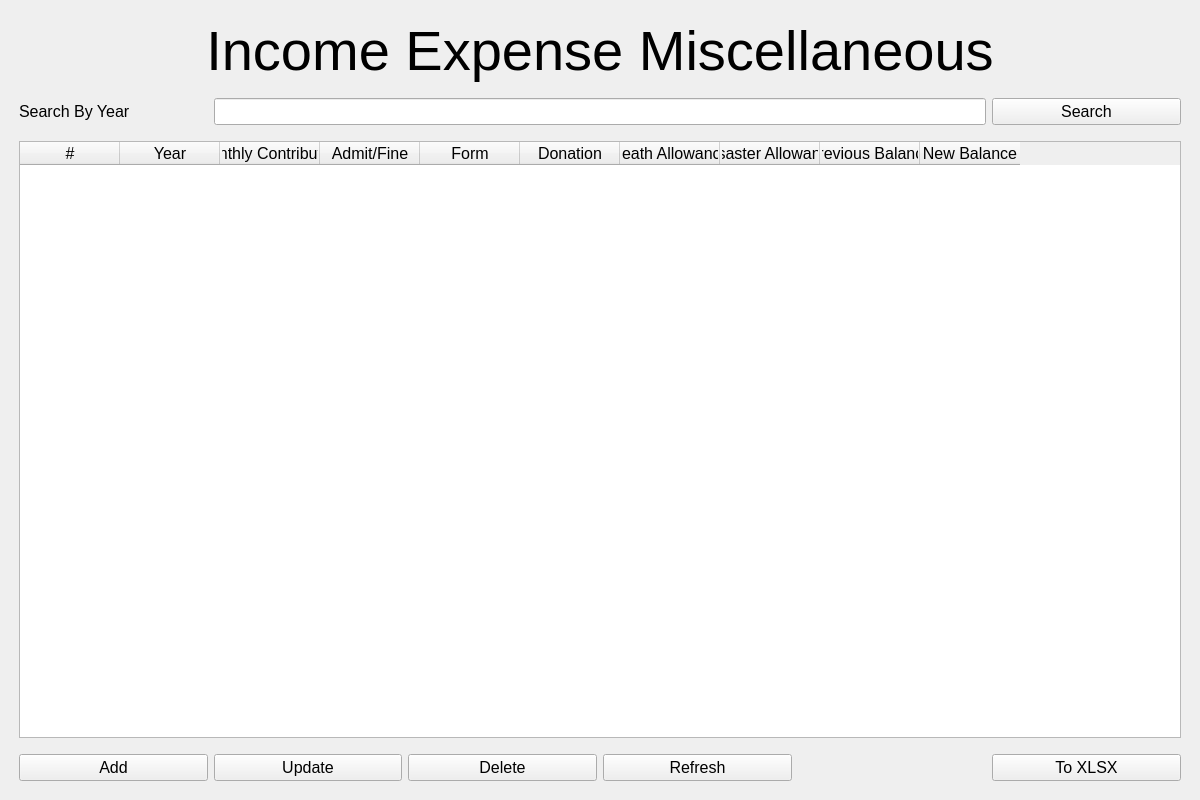
<?xml version="1.0" encoding="UTF-8"?>
<ui version="4.0">
 <class>MainWindow_income_expense</class>
 <widget class="QMainWindow" name="MainWindow_income_expense">
  <property name="geometry">
   <rect>
    <x>0</x>
    <y>0</y>
    <width>1200</width>
    <height>800</height>
   </rect>
  </property>
  <property name="windowTitle">
   <string>MainWindow</string>
  </property>
  <widget class="QWidget" name="centralwidget">
   <layout class="QGridLayout" name="gridLayout_2">
    <item row="0" column="0">
     <layout class="QGridLayout" name="gridLayout">
      <item row="0" column="1">
       <spacer name="verticalSpacer">
        <property name="orientation">
         <enum>Qt::Vertical</enum>
        </property>
        <property name="sizeType">
         <enum>QSizePolicy::Fixed</enum>
        </property>
        <property name="sizeHint" stdset="0">
         <size>
          <width>20</width>
          <height>10</height>
         </size>
        </property>
       </spacer>
      </item>
      <item row="6" column="2">
       <spacer name="verticalSpacer_4">
        <property name="orientation">
         <enum>Qt::Vertical</enum>
        </property>
        <property name="sizeType">
         <enum>QSizePolicy::Fixed</enum>
        </property>
        <property name="sizeHint" stdset="0">
         <size>
          <width>20</width>
          <height>10</height>
         </size>
        </property>
       </spacer>
      </item>
      <item row="1" column="1" colspan="6">
       <widget class="QLabel" name="label">
        <property name="font">
         <font>
          <pointsize>42</pointsize>
         </font>
        </property>
        <property name="text">
         <string>Income Expense Miscellaneous</string>
        </property>
        <property name="alignment">
         <set>Qt::AlignCenter</set>
        </property>
       </widget>
      </item>
      <item row="7" column="6">
       <widget class="QPushButton" name="pushButton_3">
        <property name="font">
         <font>
          <pointsize>12</pointsize>
         </font>
        </property>
        <property name="text">
         <string>To XLSX</string>
        </property>
       </widget>
      </item>
      <item row="3" column="2" colspan="4">
       <widget class="QLineEdit" name="lineEdit_search_by">
        <property name="font">
         <font>
          <pointsize>12</pointsize>
         </font>
        </property>
       </widget>
      </item>
      <item row="2" column="1">
       <spacer name="verticalSpacer_2">
        <property name="orientation">
         <enum>Qt::Vertical</enum>
        </property>
        <property name="sizeType">
         <enum>QSizePolicy::Fixed</enum>
        </property>
        <property name="sizeHint" stdset="0">
         <size>
          <width>20</width>
          <height>10</height>
         </size>
        </property>
       </spacer>
      </item>
      <item row="4" column="1">
       <spacer name="verticalSpacer_3">
        <property name="orientation">
         <enum>Qt::Vertical</enum>
        </property>
        <property name="sizeType">
         <enum>QSizePolicy::Fixed</enum>
        </property>
        <property name="sizeHint" stdset="0">
         <size>
          <width>20</width>
          <height>10</height>
         </size>
        </property>
       </spacer>
      </item>
      <item row="3" column="0">
       <spacer name="horizontalSpacer">
        <property name="orientation">
         <enum>Qt::Horizontal</enum>
        </property>
        <property name="sizeType">
         <enum>QSizePolicy::Fixed</enum>
        </property>
        <property name="sizeHint" stdset="0">
         <size>
          <width>10</width>
          <height>20</height>
         </size>
        </property>
       </spacer>
      </item>
      <item row="3" column="1">
       <widget class="QLabel" name="label_2">
        <property name="font">
         <font>
          <pointsize>12</pointsize>
         </font>
        </property>
        <property name="text">
         <string>Search By Year</string>
        </property>
       </widget>
      </item>
      <item row="8" column="2">
       <spacer name="verticalSpacer_5">
        <property name="orientation">
         <enum>Qt::Vertical</enum>
        </property>
        <property name="sizeType">
         <enum>QSizePolicy::Fixed</enum>
        </property>
        <property name="sizeHint" stdset="0">
         <size>
          <width>20</width>
          <height>10</height>
         </size>
        </property>
       </spacer>
      </item>
      <item row="3" column="6">
       <widget class="QPushButton" name="pushButton_search">
        <property name="font">
         <font>
          <pointsize>12</pointsize>
         </font>
        </property>
        <property name="text">
         <string>Search</string>
        </property>
       </widget>
      </item>
      <item row="5" column="1" colspan="6">
       <widget class="QTableWidget" name="tableWidget">
        <property name="font">
         <font>
          <pointsize>12</pointsize>
         </font>
        </property>
        <column>
         <property name="text">
          <string>#</string>
         </property>
         <property name="font">
          <font>
           <pointsize>12</pointsize>
          </font>
         </property>
        </column>
        <column>
         <property name="text">
          <string>Year</string>
         </property>
         <property name="font">
          <font>
           <pointsize>12</pointsize>
          </font>
         </property>
        </column>
        <column>
         <property name="text">
          <string>Monthly Contribution</string>
         </property>
         <property name="font">
          <font>
           <pointsize>12</pointsize>
          </font>
         </property>
        </column>
        <column>
         <property name="text">
          <string>Admit/Fine</string>
         </property>
         <property name="font">
          <font>
           <pointsize>12</pointsize>
          </font>
         </property>
        </column>
        <column>
         <property name="text">
          <string>Form</string>
         </property>
         <property name="font">
          <font>
           <pointsize>12</pointsize>
          </font>
         </property>
        </column>
        <column>
         <property name="text">
          <string>Donation</string>
         </property>
         <property name="font">
          <font>
           <pointsize>12</pointsize>
          </font>
         </property>
        </column>
        <column>
         <property name="text">
          <string>Death Allowance</string>
         </property>
         <property name="font">
          <font>
           <pointsize>12</pointsize>
          </font>
         </property>
        </column>
        <column>
         <property name="text">
          <string>Disaster Allowance</string>
         </property>
         <property name="font">
          <font>
           <pointsize>12</pointsize>
          </font>
         </property>
        </column>
        <column>
         <property name="text">
          <string>Previous Balance</string>
         </property>
         <property name="font">
          <font>
           <pointsize>12</pointsize>
          </font>
         </property>
        </column>
        <column>
         <property name="text">
          <string>New Balance</string>
         </property>
         <property name="font">
          <font>
           <pointsize>12</pointsize>
          </font>
         </property>
        </column>
       </widget>
      </item>
      <item row="3" column="7">
       <spacer name="horizontalSpacer_2">
        <property name="orientation">
         <enum>Qt::Horizontal</enum>
        </property>
        <property name="sizeType">
         <enum>QSizePolicy::Fixed</enum>
        </property>
        <property name="sizeHint" stdset="0">
         <size>
          <width>10</width>
          <height>20</height>
         </size>
        </property>
       </spacer>
      </item>
      <item row="7" column="1">
       <widget class="QPushButton" name="pushButton_add">
        <property name="font">
         <font>
          <pointsize>12</pointsize>
         </font>
        </property>
        <property name="text">
         <string>Add</string>
        </property>
       </widget>
      </item>
      <item row="7" column="2">
       <widget class="QPushButton" name="pushButton_update">
        <property name="font">
         <font>
          <pointsize>12</pointsize>
         </font>
        </property>
        <property name="text">
         <string>Update</string>
        </property>
       </widget>
      </item>
      <item row="7" column="3">
       <widget class="QPushButton" name="pushButton_2">
        <property name="font">
         <font>
          <pointsize>12</pointsize>
         </font>
        </property>
        <property name="text">
         <string>Delete</string>
        </property>
       </widget>
      </item>
      <item row="7" column="4">
       <widget class="QPushButton" name="pushButton_refresh">
        <property name="font">
         <font>
          <pointsize>12</pointsize>
         </font>
        </property>
        <property name="text">
         <string>Refresh</string>
        </property>
       </widget>
      </item>
     </layout>
    </item>
   </layout>
  </widget>
 </widget>
 <tabstops>
  <tabstop>lineEdit_search_by</tabstop>
  <tabstop>pushButton_search</tabstop>
  <tabstop>tableWidget</tabstop>
  <tabstop>pushButton_add</tabstop>
  <tabstop>pushButton_update</tabstop>
  <tabstop>pushButton_2</tabstop>
  <tabstop>pushButton_refresh</tabstop>
  <tabstop>pushButton_3</tabstop>
 </tabstops>
 <resources/>
 <connections/>
</ui>
